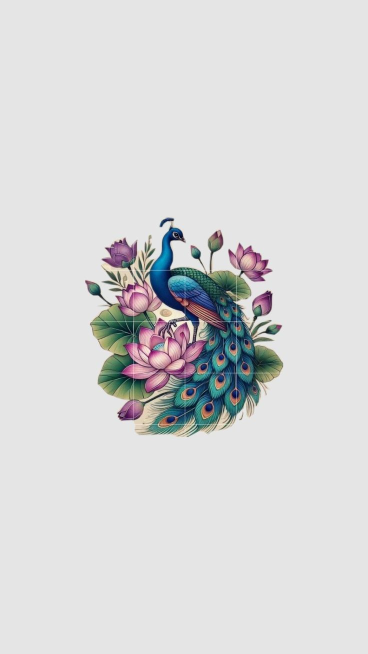
#> input picture assets/peacock.jpg, 736 x 1308 px, given in place of --, which was not available (shown at 1/2 size)
$ python mkpeacock.py -- turn assets/peacock.jpg into kernel/peacockicon.kc: a 48x48 RGBA icon '(hex' 'string)' for the Start button.
#> lines starting #> are read from the running program, lines starting #| are printed output that depends on the picture
#!/usr/bin/env python3
"""mkpeacock.py -- turn assets/peacock.jpg into kernel/peacockicon.kc: a 48x48 RGBA icon (hex string) for the Start button.
The flat grey backdrop is removed by flood-filling from the borders, so the artwork keeps its own light areas."""
import sys
from collections import deque
from PIL import Image

N = 48
src = sys.argv[1] if len(sys.argv) > 1 else 'assets/peacock.jpg'
out = sys.argv[2] if len(sys.argv) > 2 else 'kernel/peacockicon.kc'
im = Image.open(src).convert('RGB')
#> im is the input picture: PIL image 736x1308 RGB; mean R, G, B 215.1, 215.6, 216.1
w, h = im.size
#> w = 736; h = 1308
px = im.load()
bg = px[4, 4]
#> bg = (229, 229, 229)
def dist(c): return max(abs(c[0]-bg[0]), abs(c[1]-bg[1]), abs(c[2]-bg[2]))
alpha = [[255]*w for _ in range(h)]
seen = [[False]*w for _ in range(h)]
q = deque()
for x in range(w):
    for y in (0, h-1): q.append((x, y)); seen[y][x] = True
for y in range(h):
    for x in (0, w-1):
        if not seen[y][x]: q.append((x, y)); seen[y][x] = True
while q:
    x, y = q.popleft()
    d = dist(px[x, y])
    if d > 26: continue
    alpha[y][x] = 0 if d < 12 else int((d - 12) * 255 / 14)          # soft edge
    for dx, dy in ((1,0),(-1,0),(0,1),(0,-1)):
        nx, ny = x+dx, y+dy
        if 0 <= nx < w and 0 <= ny < h and not seen[ny][nx]:
            seen[ny][nx] = True; q.append((nx, ny))
#> after the loop, alpha = 1308 items; seen = 1308 items
rgba = Image.new('RGBA', (w, h))
#> rgba: PIL image 736x1308 RGBA; every value is 0
rp = rgba.load()
for y in range(h):
    for x in range(w):
        r, g, b = px[x, y]; rp[x, y] = (r, g, b, alpha[y][x])
bbox = rgba.getchannel('A').point(lambda a: 255 if a > 40 else 0).getbbox()
#> bbox = (170, 432, 567, 875)
rgba = rgba.crop(bbox)
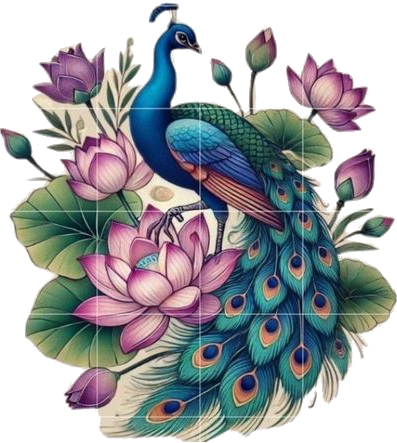
#> rgba: PIL image 397x443 RGBA; mean R, G, B, A 152.9, 155.5, 158.3, 166.5; transparent parts drawn white
cw, ch = rgba.size
#> cw = 397; ch = 443
side = max(cw, ch)
#> side = 443
sq = Image.new('RGBA', (side, side), (0, 0, 0, 0))
#> sq: PIL image 443x443 RGBA; every value is 0
sq.paste(rgba, ((side-cw)//2, (side-ch)//2))
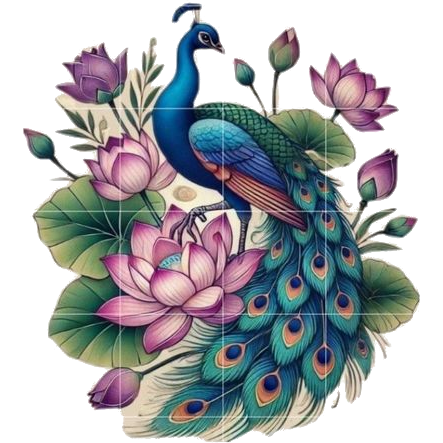
#> sq: PIL image 443x443 RGBA; mean R, G, B, A 137.1, 139.3, 141.8, 149.2; transparent parts drawn white
# premultiply before resampling so edges do not pick up the backdrop colour
pm = sq.copy(); pp = pm.load()
for y in range(side):
    for x in range(side):
        r, g, b, a = pp[x, y]; pp[x, y] = (r*a//255, g*a//255, b*a//255, a)
small = pm.resize((N, N), Image.LANCZOS)
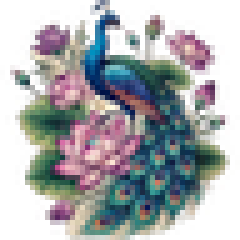
#> small: PIL image 48x48 RGBA (shown 5 times larger); mean R, G, B, A 89.6, 90.6, 93.1, 149.3; transparent parts drawn white
sp = small.load()
hexs = []
for y in range(N):
    for x in range(N):
        r, g, b, a = sp[x, y]
        if a > 0: r, g, b = min(255, r*255//a), min(255, g*255//a), min(255, b*255//a)
        hexs.append('%02x%02x%02x%02x' % (r, g, b, a))
#> after the loop, hexs = 2304 items, first 6: '00000000', '00000000', '00000000', '00000000', '00000000', '00000000'
data = ''.join(hexs)
with open(out, 'w') as f:
    f.write('// peacockicon.kc -- GENERATED by tools/mkpeacock.py from assets/peacock.jpg. Do not edit.\n')
    f.write('// The Start button icon: %dx%d RGBA, hex encoded.\n\n' % (N, N))
    f.write('const PK_N = %d;\n' % N)
    CH = 512
    chunks = [data[i:i+CH] for i in range(0, len(data), CH)]
#> chunks = 36 items
    f.write('const PK_CHUNK = %d;\nconst PK_CHUNKS = %d;\n' % (CH, len(chunks)))
    f.write('/// piece `i` of the hex-encoded icon (the compiler dislikes one huge string literal)\n')
    f.write('fn pk_piece(i: int) -> *u8 {\n')
    for i, c in enumerate(chunks):
        f.write('    if (i == %d) { return "%s"; }\n' % (i, c))
#> this loop made 36 passes
    f.write('    return "";\n}\n')
print('mkpeacock: %dx%d icon, %d bytes of source' % (N, N, len(data)))
#| mkpeacock: 48x48 icon, 18432 bytes of source
